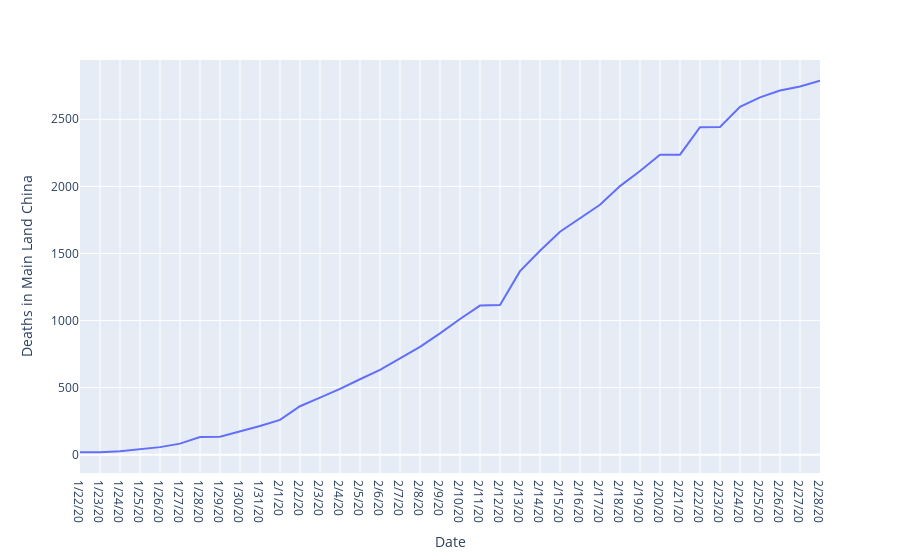

The cell this chart's notebook holds for it:
### Code cell
import plotly.express as px
fig=px.line(z,x='Date',y='Deaths in Main Land China')
fig.show()

### Figure 1 — Plotly figure (JSON) as saved in the notebook; plotly's stock layout.template omitted (floating-point values rounded to 4 significant figures)
{"data": [{"hoverlabel": {"namelength": 0}, "hovertemplate": "Date=%{x}<br>Deaths in Main Land China=%{y}", "legendgroup": "", "line": {"color": "#636efa", "dash": "solid"}, "mode": "lines", "name": "", "showlegend": false, "type": "scatter", "x": ["1/22/20", "1/23/20", "1/24/20", "1/25/20", "1/26/20", "1/27/20", "1/28/20", "1/29/20", "1/30/20", "1/31/20", "2/1/20", "2/2/20", "2/3/20", "2/4/20", "2/5/20", "2/6/20", "2/7/20", "2/8/20", "2/9/20", "2/10/20", "2/11/20", "2/12/20", "2/13/20", "2/14/20", "2/15/20", "2/16/20", "2/17/20", "2/18/20", "2/19/20", "2/20/20", "2/21/20", "2/22/20", "2/23/20", "2/24/20", "2/25/20", "2/26/20", "2/27/20", "2/28/20"], "xaxis": "x", "y": [17, 18, 26, 42, 56, 82, 131, 133, 171, 213, 259, 361, 425, 490, 562, 632, 717, 804, 904, 1011, 1111, 1116, 1368, 1520, 1662, 1765, 1863, 2002, 2114, 2236, 2236, 2441, 2443, 2593, 2663, 2715, 2744, 2788], "yaxis": "y"}], "layout": {"legend": {"tracegroupgap": 0}, "margin": {"t": 60}, "xaxis": {"anchor": "y", "domain": [0, 1], "title": {"text": "Date"}}, "yaxis": {"anchor": "x", "domain": [0, 1], "title": {"text": "Deaths in Main Land China"}}}}
